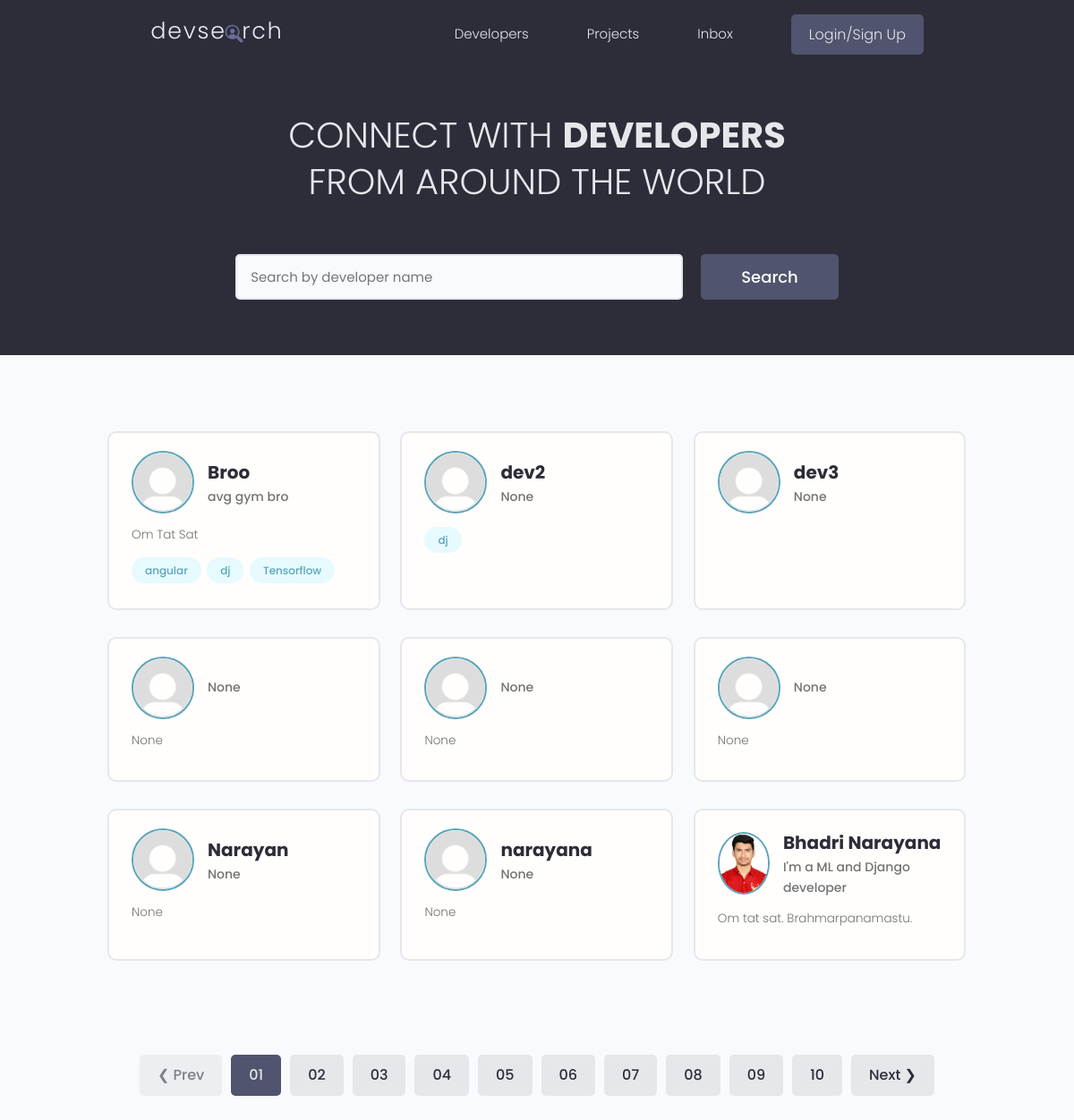
The page / on the database its author committed.
### users/models.py (models this page shows, shortened)
class Profile(models.Model):
    user = models.OneToOneField(User, on_delete = models.CASCADE, null = True, blank = True)
    name = models.CharField(max_length = 200, blank = True, null = True)
    username = models.CharField(max_length=200, blank = True, null = True)
    location = models.CharField(max_length=200, blank = True, null = True)
    email = models.EmailField(max_length = 500, blank = True, null = True)
    short_intro = models.CharField(max_length = 200, blank = True, null = True)
    bio = models.TextField(blank = True, null = True)
    profile_image = models.ImageField(null = True, blank = True, upload_to = 'profiles/', default="profiles/default.png")
    social_github = models.CharField(max_length = 200, blank=True, null = True)
    social_twitter = models.CharField(max_length = 200, blank=True, null = True)
    social_linkedin = models.CharField(max_length = 200, blank=True, null = True)
    social_youtube = models.CharField(max_length = 200, blank=True, null = True)
    social_website = models.CharField(max_length = 200, blank=True, null = True)
    created = models.DateTimeField(auto_now_add=True)
    id = models.UUIDField(default = uuid.uuid4, primary_key=True, unique=True, editable=False)

class Skill(models.Model):
    owner = models.ForeignKey(Profile, on_delete=models.CASCADE, null = True, blank = True)
    name = models.CharField(max_length=200, blank= True, null = True)
    description = models.TextField(null = True, blank = True)
    created = models.DateTimeField(auto_now_add=True)
    id = models.UUIDField(default=uuid.uuid4, unique=True,primary_key=True, editable=False)

### users/views.py (the view)
# urls.py: path('', views.profiles, name = 'profiles'),
def profiles(request):
    profiles = Profile.objects.all()
    return render(request, 'users/profiles.html', {'profiles':profiles})

### users/templates/users/profiles.html (shortened to what this page needs)
{% extends 'main.html' %}
{% block content %}
<main class="home">
    <section class="hero-section text-center">
      <div class="container container--narrow">
        <div class="hero-section__box">
          <h2>CONNECT WITH <span>DEVELOPERS</span></h2>
          <h2>FROM AROUND THE WORLD</h2>
        </div>
        <div class="hero-section__search">
          <form class="form" action="#" method="get">
            <div class="form__field">
              <input class="input input--text" id="formInput#search" type="text" name="text"
                placeholder="Search by developer name" />
            </div>
            <input class="btn btn--sub btn--lg" type="submit" value="Search" />
          </form>
        </div>
      </div>
    </section>
    <section class="devlist">
      <div class="container">
        <div class="grid grid--three">
            {% for profile in  profiles%}
          <div class="column card">
            <div class="dev">
              <a href="{% url 'profile' profile.id %}" class="card__body">
                <div class="dev__profile">
                  <img class="avatar avatar--md" src="{{profile.profile_image.url}}" alt="image" />
                  <div class="dev__meta">
                    <h3>{{profile.name}}</h3>
                    <h5>{{profile.short_intro|slice:"60"}}</h5>
                  </div>
                </div>
                <p class="dev__info">
                  {{profile.bio| slice:"150"}}
                </p>
                <div class="dev__skills">
                 {% for skill in  profile.skill_set.all|slice:"5"%}
                  <span class="tag tag--pill tag--main">
                    <small>{{skill.name}}</small>
                  </span>
                  {% endfor %}
                </div>
              </a>
            </div>
          </div>
          {% endfor %}
        </div>
      </div>
    </section>
    <div class="pagination">
      <ul class="container">
        <li><a href="#" class="btn btn--disabled">&#10094; Prev</a></li>
        <li><a href="#" class="btn btn--sub">01</a></li>
        <li><a href="#" class="btn">02</a></li>
        <li><a href="#" class="btn">03</a></li>
        <li><a href="#" class="btn">04</a></li>
        <li><a href="#" class="btn">05</a></li>
        <li><a href="#" class="btn">06</a></li>
        <li><a href="#" class="btn">07</a></li>
        <li><a href="#" class="btn">08</a></li>
        <li><a href="#" class="btn">09</a></li>
        <li><a href="#" class="btn">10</a></li>
        <li><a href="#" class="btn">Next &#10095;</a></li>
      </ul>
    </div>
  </main>
{% endblock content %}

### static/styles/app.css (style rules this page uses)
:root { --color-sub: #2d2d39; }
.btn--sub { background-color: var(--color-sub-light); }
.card { border: 2px solid var(--color-light); }
img { width: 100%; }
.hero-section { height: 40vh; display: flex; align-items: center; background-color: var(--color-sub); }
.hero-section__box { margin-bottom: 4rem; }
.hero-section__box > h2, .hero-section__box > h2 > span { font-size: 4rem; color: var(--color-light); line-height: 1.3; text-transform: uppercase; }
.hero-section__box > h2 { font-weight: 300; }
.hero-section__box > h2 > span { font-weight: 700; }
.hero-section__search > .form { display: flex; align-items: center; justify-content: center; gap: 2rem; }
.hero-section__search > .form input.input--text { width: 50rem; }
.devlist { margin-top: 8rem; }
.devlist .grid { align-items: stretch; }
.devlist .dev .dev__profile { display: flex; align-items: center; gap: 1.5rem; }
.devlist .dev .dev__meta h3 { color: var(--color-sub); font-size: 2rem; font-weight: 700; }
.devlist .dev .dev__meta h5 { color: var(--color-text); font-size: 1.4rem; font-weight: 500; }
.devlist .dev .dev__info { margin: 1.5rem 0; font-size: 1.35rem; line-height: 1.4; text-align: justify; }
.pagination { margin-top: 8rem; margin-bottom: 10rem; }
.pagination > ul { flex-wrap: wrap; list-style: none; display: flex; align-items: center; justify-content: center; gap: 1rem; }
.pagination .btn { color: var(--color-sub); }
.pagination .btn.btn--sub { color: var(--color-light); }

### static/uikit/styles/modules/_variables.css (style rules this page uses)
:root { --color-main: #5aa5b9; --color-main-light: #e6faff; --color-sub: #3f4156; --color-sub-light: #51546e; --color-sub-lighter: #ededfd; --color-text: #737373; --color-gray: #8b8b8b; --color-light: #e5e7eb; --color-light-gray: #767676; --color-bg: #f8fafd; --color-white: #fffefd; --color-white-light: #f3f3f3; --color-success: #359e64; --color-success-bg: #def8e8; --color-error: #fc4b0b; --color-error-bg: #fff2ee; --font-base: 'Poppins', arial, helvetica, 'Segoe UI', roboto, ubuntu, sans-serif; --font-monospace: 'Fira Code', 'Courier New', courier, monospace; --font-regular: 300; --font-medium: 500; --font-bold: 700; --generic-shadow: 1px 1px 5px #00000010; --generic-transition: all 0.3s ease-in-out; }

### static/uikit/styles/modules/_base.css (style rules this page uses)
* { margin: 0; padding: 0; box-sizing: border-box; text-rendering: optimizeLegibility; color: inherit; font-size: inherit; }
html { font-size: 50%; }
@media only screen and (min-width: 480px) { html { font-size: 56.25%; } }
@media only screen and (min-width: 1200px) { html { font-size: 62.5%; } }
body { line-height: 1.6; font-weight: 400; font-size: 1.5rem; color: var(--color-text); background-color: var(--color-bg); min-height: 100vh; }

### static/uikit/styles/modules/_typography.css (style rules this page uses)
* { font-family: var(--font-base); }
h2 { font-size: 3.6rem; font-weight: var(--font-bold); }
h3 { font-size: 3.2rem; font-weight: var(--font-medium); }
h5 { font-size: 2.4rem; font-weight: var(--font-medium); }
h5, h6 { font-weight: var(--font-regular); }
p, span, strong { font-size: 1.6rem; color: var(--color-text); font-weight: var(--font-regular); }
a { padding-bottom: 2px; text-decoration: none; display: inline-block; color: var(--color-main); font-weight: var(--font-medium); }

### static/uikit/styles/modules/_utilities.css (style rules this page uses)
.container { width: 92%; max-width: 165rem; margin: 0 auto; box-sizing: border-box; }
.container--narrow { width: 92%; max-width: 120rem; }
@media screen and (min-width: 1000px) { .container { width: 90%; } }
@media screen and (min-width: 1000px) { .container--narrow { width: 85%; } }
@media screen and (min-width: 1200px) { .container { width: 80%; } }
@media screen and (min-width: 1200px) { .container--narrow { width: 72%; } }
.text-center { text-align: center; }

### static/uikit/styles/modules/_avatar.css (style rules this page uses)
.avatar { border-radius: 50%; border: 2px solid var(--color-main); object-fit: cover; }
.avatar--md { height: 7rem; width: 7rem; }

### static/uikit/styles/modules/_button.css (style rules this page uses)
.btn { display: inline-block; position: relative; cursor: pointer; background-color: var(--color-light); font-weight: var(--font-medium); color: var(--color-sub); text-decoration: none; padding: 1rem 2rem; border-radius: 0.5rem; border: none; width: -webkit-fit-content; width: -moz-fit-content; width: fit-content; height: -webkit-fit-content; height: -moz-fit-content; height: fit-content; font-size: 1.6rem; outline-width: 0; outline-color: transparent; -webkit-backface-visibility: hidden; backface-visibility: hidden; transition: all 0.3s ease-in-out; }
.btn:disabled, .btn--disabled { cursor: not-allowed; opacity: 0.6; }
.btn--sub { background-color: var(--color-sub); color: var(--color-white); }
.btn--lg { font-size: 1.8rem; padding: 1.2rem 4.5rem; }

### rows shown on the page
Profile: profile_image (placeholder picture), name "Broo", short_intro "avg gym bro", bio "Om Tat Sat"
Skill: name "angular"
Skill: name "dj"
Skill: name "Tensorflow"
Profile: profile_image (placeholder picture), name "dev2", short_intro "None"
Skill: name "dj"
Profile: profile_image (placeholder picture), name "dev3", short_intro "None"
Profile: profile_image (placeholder picture), short_intro "None", bio "None"
Profile: profile_image (placeholder picture), short_intro "None", bio "None"
Profile: profile_image (placeholder picture), short_intro "None", bio "None"
Profile: profile_image (placeholder picture), name "Narayan", short_intro "None", bio "None"
Profile: profile_image (placeholder picture), name "narayana", short_intro "None", bio "None"
Profile: profile_image (picture), name "Bhadri Narayana", short_intro "I'm a ML and Django developer", bio "Om tat sat. Brahmarpanamastu."
